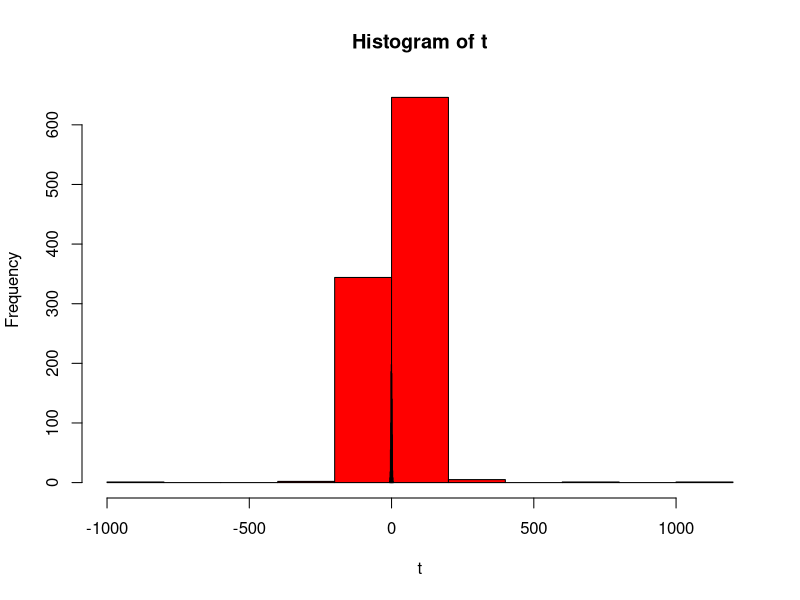

This figure's R source:
t<-c()
for(i in 1:1000){
  x<-rcauchy(1000,1,2)
  t[i]<-mean(x)
}

x<-rcauchy(1000,1,2)
hist(t,col="red")

xstarbar<-c()
for(i in 1:1000){
  xstar<-sample(x,1000,replace=TRUE)
  xstarbar[i]<-mean(xstar)
}
hist(xstarbar,col="blue",add=TRUE)